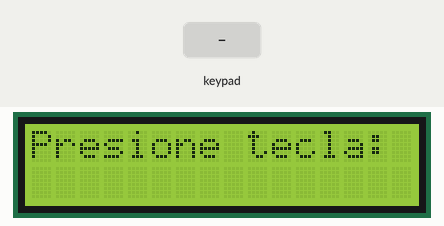
The sketch below on a simulated Arduino Uno, built with avr-gcc and run on an emulated ATmega328P. On the bench: 16×2 character LCD. The inputs (shaded band) are chosen by the test bench.

Above: at 0.8 s.
0.9 s: key 'R' pressed
At 1.2 s:
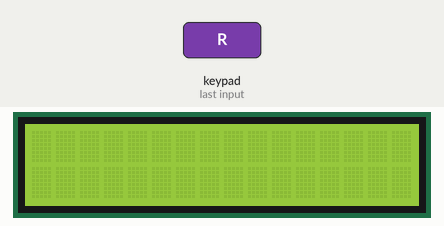
2.4 s: key 'A' pressed
At 3.4 s:
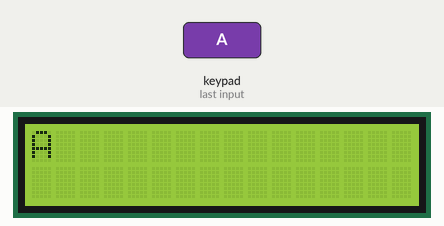
3.9 s: key 'U' pressed
At 4.5 s:
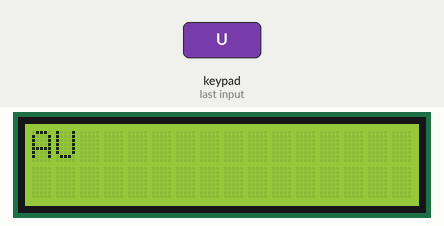
5.4 s: key 'L' pressed
At 6.6 s:
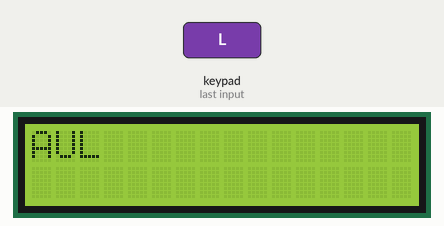
6.9 s: key 'P' pressed
At 7.9 s:
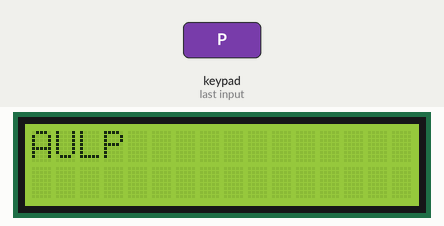
8.4 s: key 'T' pressed
At 9.0 s:
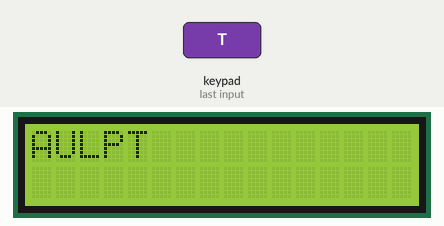
Timing chart, 0 to 10.9 s (numbered marks = the images above; inputs shaded):
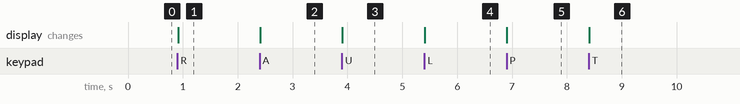

The sketch:

KeypadWithLCD.ino
```cpp
/**
* @file KeyPadWithLCD.ino
* @brief This file will print in a LCD screen, the value for the key pressed at the keypad.
* @author Alfonso Rodríguez.
* @date 01/03/2025.
*/

#include <Keypad.h>
#include <Wire.h>
#include <LiquidCrystal_I2C.h>

// Dimensions of the keypad
const byte FILAS = 4;
const byte COLUMNAS = 4;

// Setting the keys
char teclas[FILAS][COLUMNAS] = {
  {'R', 'A', 'U', 'L'},
  {'P', 'U', 'T', 'E'},
  {'O', '1', '9', 'C'},
  {'*', '0', '#', ' '}
};

// Conections
byte pinesFilas[FILAS] = {9, 8, 7, 6};
byte pinesColumnas[COLUMNAS] = {5, 4, 3, 2};

// Keypad initializer.
Keypad teclado = Keypad(makeKeymap(teclas), pinesFilas, pinesColumnas, FILAS, COLUMNAS);

// LCD I2C direction.
LiquidCrystal_I2C lcd(0x3f, 16, 2);

//
int contador = 0;

void setup() {
  lcd.init();
  lcd.backlight();
  lcd.clear();
  lcd.print("Presione tecla:");
  while (!teclado.getKey()); // The welcome message will appear until a key is pressed.
  lcd.clear();
  lcd.setCursor(0, 0);
}

void loop() {
  char tecla = teclado.getKey();
  if (tecla) {
    if (contador >= 16) {  // End of the first line
      lcd.setCursor(contador - 16, 1);
    }
    else {
      lcd.setCursor(contador, 0);
    }
    lcd.print(tecla);
    contador++;
    if (contador > 32) { // End of the second line
      lcd.clear();
      contador = 0;
    }
    if (tecla == 'R') { // This key will have a delete action
      lcd.clear();
      contador = 0;
      lcd.setCursor(0, 0);
      return; // With this, the key won´t be display at the screen.
    }
  }
}
```

Measured:
- after the input at 0.9 s, the display: changes at once (image 1)
- after the input at 2.4 s, the display: changes at once (image 2)
- after the input at 3.9 s, the display: changes at once (image 3)
- after the input at 5.4 s, the display: changes at once (image 4)
- after the input at 6.9 s, the display: changes at once (image 5)
- after the input at 8.4 s, the display: changes at once (image 6)
